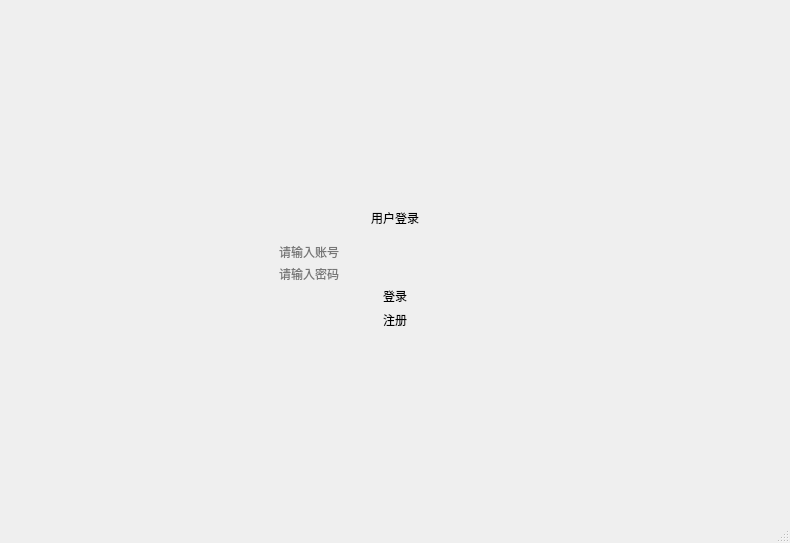
<?xml version="1.0" encoding="UTF-8"?>
<ui version="4.0">
 <class>MainWindow</class>
 <widget class="QMainWindow" name="MainWindow">
  <property name="geometry">
   <rect>
    <x>0</x>
    <y>0</y>
    <width>790</width>
    <height>543</height>
   </rect>
  </property>
  <property name="sizePolicy">
   <sizepolicy hsizetype="Preferred" vsizetype="Preferred">
    <horstretch>0</horstretch>
    <verstretch>0</verstretch>
   </sizepolicy>
  </property>
  <property name="cursor">
   <cursorShape>ArrowCursor</cursorShape>
  </property>
  <property name="windowTitle">
   <string>MainWindow</string>
  </property>
  <property name="styleSheet">
   <string notr="true">#centralwidget{
	border-image: url(:/image/windows.png);
}

</string>
  </property>
  <widget class="QWidget" name="centralwidget">
   <property name="styleSheet">
    <string notr="true"/>
   </property>
   <layout class="QHBoxLayout" name="horizontalLayout">
    <item>
     <spacer name="horizontalSpacer">
      <property name="orientation">
       <enum>Qt::Horizontal</enum>
      </property>
      <property name="sizeHint" stdset="0">
       <size>
        <width>268</width>
        <height>20</height>
       </size>
      </property>
     </spacer>
    </item>
    <item>
     <layout class="QVBoxLayout" name="verticalLayout">
      <item>
       <widget class="QWidget" name="widget_2" native="true"/>
      </item>
      <item>
       <spacer name="verticalSpacer">
        <property name="orientation">
         <enum>Qt::Vertical</enum>
        </property>
        <property name="sizeHint" stdset="0">
         <size>
          <width>20</width>
          <height>40</height>
         </size>
        </property>
       </spacer>
      </item>
      <item>
       <widget class="QWidget" name="widget" native="true">
        <property name="styleSheet">
         <string notr="true"/>
        </property>
        <layout class="QHBoxLayout" name="horizontalLayout_2">
         <item>
          <spacer name="horizontalSpacer_3">
           <property name="orientation">
            <enum>Qt::Horizontal</enum>
           </property>
           <property name="sizeHint" stdset="0">
            <size>
             <width>25</width>
             <height>20</height>
            </size>
           </property>
          </spacer>
         </item>
         <item>
          <widget class="QLabel" name="label">
           <property name="styleSheet">
            <string notr="true">font: 26pt &quot;阿里巴巴普惠体 L&quot;;</string>
           </property>
           <property name="text">
            <string>用户登录</string>
           </property>
          </widget>
         </item>
         <item>
          <spacer name="horizontalSpacer_4">
           <property name="orientation">
            <enum>Qt::Horizontal</enum>
           </property>
           <property name="sizeHint" stdset="0">
            <size>
             <width>26</width>
             <height>20</height>
            </size>
           </property>
          </spacer>
         </item>
        </layout>
       </widget>
      </item>
      <item>
       <widget class="QLineEdit" name="lineEdit">
        <property name="styleSheet">
         <string notr="true">background:transparent;border-width:0;border-style:outset</string>
        </property>
        <property name="text">
         <string/>
        </property>
        <property name="placeholderText">
         <string>请输入账号</string>
        </property>
       </widget>
      </item>
      <item>
       <widget class="QLineEdit" name="lineEdit_2">
        <property name="styleSheet">
         <string notr="true">background:transparent;border-width:0;border-style:outset</string>
        </property>
        <property name="text">
         <string/>
        </property>
        <property name="echoMode">
         <enum>QLineEdit::Password</enum>
        </property>
        <property name="placeholderText">
         <string>请输入密码</string>
        </property>
       </widget>
      </item>
      <item>
       <widget class="QPushButton" name="pushButton">
        <property name="styleSheet">
         <string notr="true">background:transparent;border-width:0;border-style:outset</string>
        </property>
        <property name="text">
         <string>登录</string>
        </property>
       </widget>
      </item>
      <item>
       <widget class="QPushButton" name="pushButton_2">
        <property name="styleSheet">
         <string notr="true">background:transparent;border-width:0;border-style:outset</string>
        </property>
        <property name="text">
         <string>注册</string>
        </property>
       </widget>
      </item>
      <item>
       <spacer name="verticalSpacer_2">
        <property name="orientation">
         <enum>Qt::Vertical</enum>
        </property>
        <property name="sizeHint" stdset="0">
         <size>
          <width>20</width>
          <height>40</height>
         </size>
        </property>
       </spacer>
      </item>
     </layout>
    </item>
    <item>
     <spacer name="horizontalSpacer_2">
      <property name="orientation">
       <enum>Qt::Horizontal</enum>
      </property>
      <property name="sizeHint" stdset="0">
       <size>
        <width>268</width>
        <height>20</height>
       </size>
      </property>
     </spacer>
    </item>
   </layout>
  </widget>
  <widget class="QMenuBar" name="menubar">
   <property name="geometry">
    <rect>
     <x>0</x>
     <y>0</y>
     <width>790</width>
     <height>25</height>
    </rect>
   </property>
  </widget>
  <widget class="QStatusBar" name="statusbar"/>
 </widget>
 <resources/>
 <connections/>
</ui>
